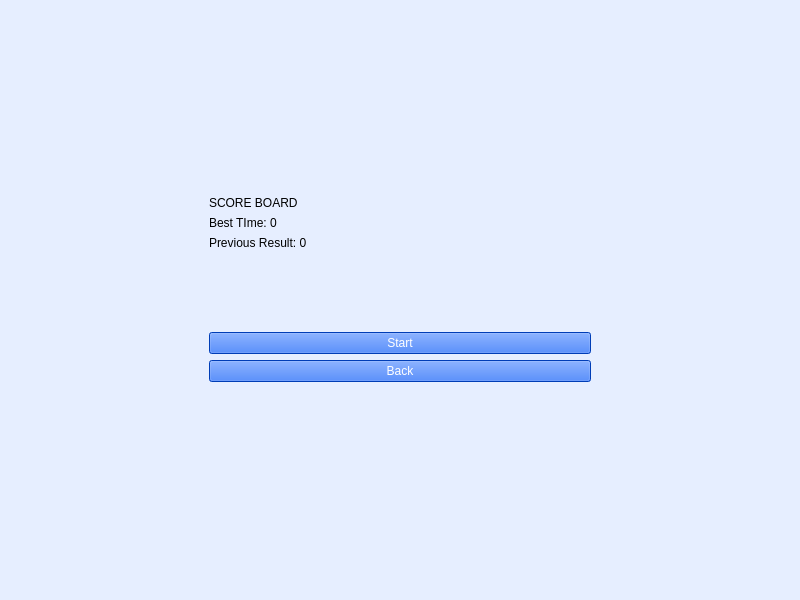
<?xml version="1.0" encoding="UTF-8"?>
<ui version="4.0">
 <class>MineGameOver</class>
 <widget class="QMainWindow" name="MineGameOver">
  <property name="geometry">
   <rect>
    <x>0</x>
    <y>0</y>
    <width>800</width>
    <height>600</height>
   </rect>
  </property>
  <property name="windowTitle">
   <string>MainWindow</string>
  </property>
  <property name="styleSheet">
   <string notr="true">background-color: #e6eeff;
color: black</string>
  </property>
  <widget class="QWidget" name="centralwidget">
   <layout class="QGridLayout" name="gridLayout">
    <item row="1" column="0">
     <spacer name="horizontalSpacer">
      <property name="orientation">
       <enum>Qt::Orientation::Horizontal</enum>
      </property>
      <property name="sizeType">
       <enum>QSizePolicy::Policy::Maximum</enum>
      </property>
      <property name="sizeHint" stdset="0">
       <size>
        <width>200</width>
        <height>20</height>
       </size>
      </property>
     </spacer>
    </item>
    <item row="1" column="1">
     <layout class="QHBoxLayout" name="horizontalLayout_2">
      <item>
       <layout class="QVBoxLayout" name="verticalLayout">
        <item>
         <layout class="QHBoxLayout" name="horizontalLayout">
          <item>
           <widget class="QLabel" name="label">
            <property name="text">
             <string>SCORE BOARD</string>
            </property>
           </widget>
          </item>
         </layout>
        </item>
        <item>
         <widget class="QLabel" name="label_2">
          <property name="text">
           <string>Best TIme: 0</string>
          </property>
         </widget>
        </item>
        <item>
         <widget class="QLabel" name="label_3">
          <property name="text">
           <string>Previous Result: 0</string>
          </property>
         </widget>
        </item>
        <item>
         <spacer name="verticalSpacer">
          <property name="orientation">
           <enum>Qt::Orientation::Vertical</enum>
          </property>
          <property name="sizeHint" stdset="0">
           <size>
            <width>20</width>
            <height>40</height>
           </size>
          </property>
         </spacer>
        </item>
        <item>
         <widget class="QPushButton" name="pushButton">
          <property name="styleSheet">
           <string notr="true">QPushButton{
	background-color: #0055ff;
	color: white;
}</string>
          </property>
          <property name="text">
           <string>Start</string>
          </property>
         </widget>
        </item>
        <item>
         <widget class="QPushButton" name="pushButton_2">
          <property name="styleSheet">
           <string notr="true">QPushButton{
	background-color: #0055ff;
	color: white;
}</string>
          </property>
          <property name="text">
           <string>Back</string>
          </property>
         </widget>
        </item>
       </layout>
      </item>
     </layout>
    </item>
    <item row="1" column="2">
     <spacer name="horizontalSpacer_2">
      <property name="orientation">
       <enum>Qt::Orientation::Horizontal</enum>
      </property>
      <property name="sizeType">
       <enum>QSizePolicy::Policy::Maximum</enum>
      </property>
      <property name="sizeHint" stdset="0">
       <size>
        <width>200</width>
        <height>20</height>
       </size>
      </property>
     </spacer>
    </item>
    <item row="2" column="1">
     <spacer name="verticalSpacer_3">
      <property name="orientation">
       <enum>Qt::Orientation::Vertical</enum>
      </property>
      <property name="sizeHint" stdset="0">
       <size>
        <width>20</width>
        <height>40</height>
       </size>
      </property>
     </spacer>
    </item>
    <item row="0" column="1">
     <spacer name="verticalSpacer_2">
      <property name="orientation">
       <enum>Qt::Orientation::Vertical</enum>
      </property>
      <property name="sizeHint" stdset="0">
       <size>
        <width>20</width>
        <height>40</height>
       </size>
      </property>
     </spacer>
    </item>
   </layout>
  </widget>
  <widget class="QMenuBar" name="menubar">
   <property name="geometry">
    <rect>
     <x>0</x>
     <y>0</y>
     <width>800</width>
     <height>30</height>
    </rect>
   </property>
  </widget>
  <widget class="QStatusBar" name="statusbar"/>
 </widget>
 <resources/>
 <connections/>
</ui>
